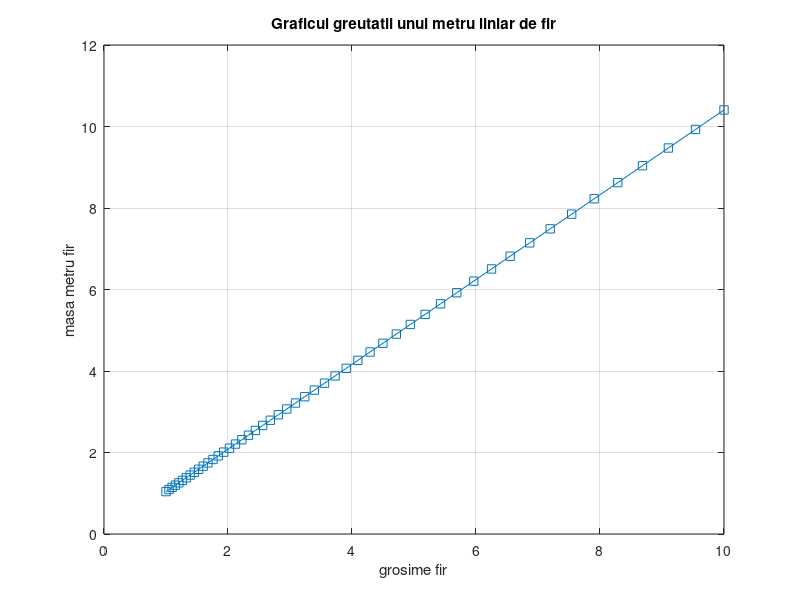

Reproduce this figure in MATLAB.
clear all;
ax1 = subplot(1,1,1);
x = logspace(0,1);
y = (x/2.^2*0.1)/((0.155).^2);

plot(ax1,x,y,'-s')
grid on
title(ax1,'Graficul greutatii unui metru liniar de fir')
ylabel(ax1,'masa metru fir')
xlabel(ax1,'grosime fir')
